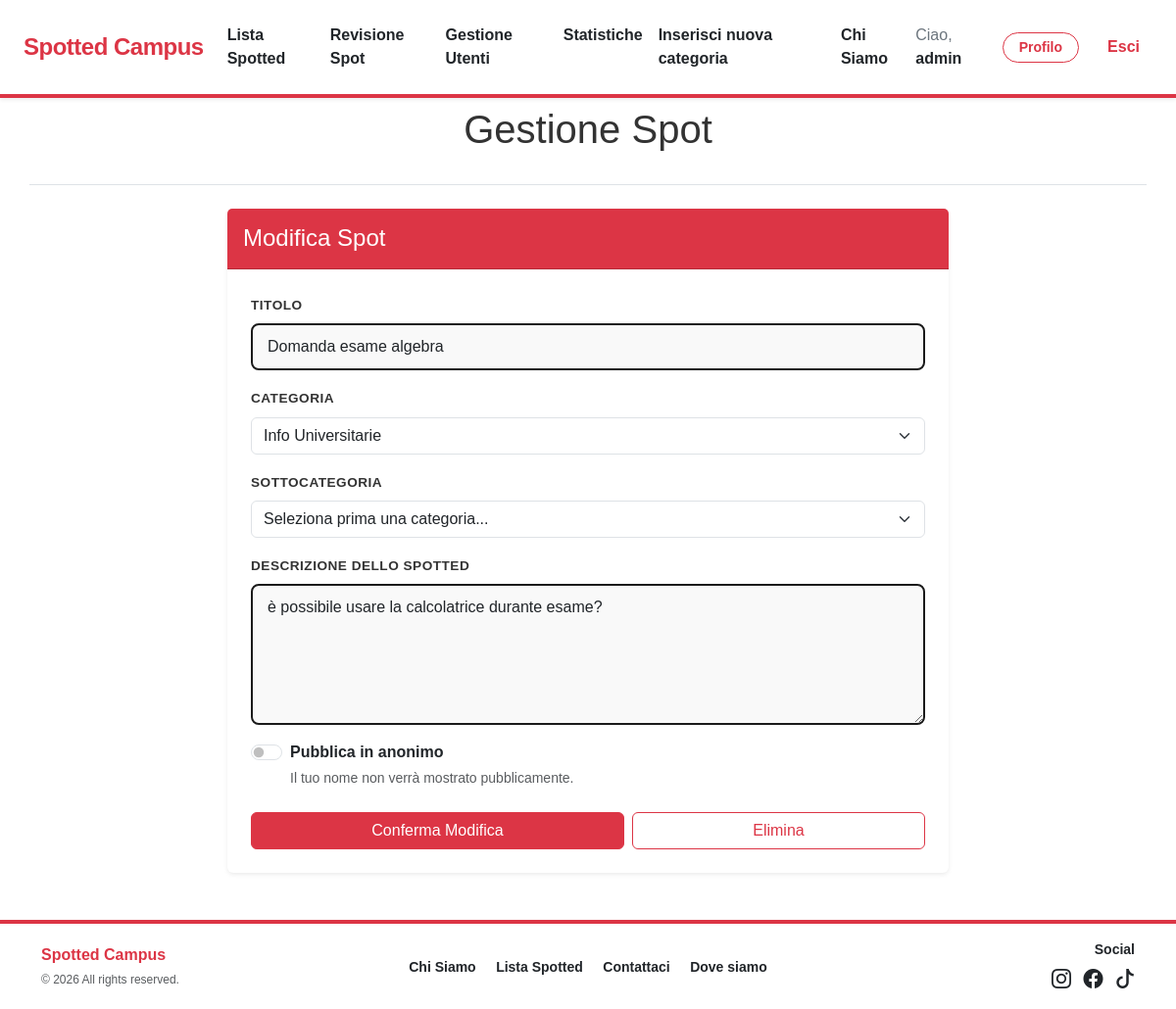
The app's page /gestione-spot.php?id=7 (signed in) with its own data.
### tables this page shows
CREATE TABLE SPOT (
    idSpot INT AUTO_INCREMENT PRIMARY KEY,
    titolo VARCHAR(255) NOT NULL,
    testo TEXT NOT NULL,
    dataInserimento DATETIME DEFAULT CURRENT_TIMESTAMP,
    stato ENUM('in_attesa', 'approvato', 'rifiutato') DEFAULT 'in_attesa',
    isAnonymous BOOLEAN DEFAULT 0,
    idCategoria INT NOT NULL,
    idSottoCategoria INT,
    usernameUtente VARCHAR(100),
    usernameAdminApprovato VARCHAR(100) NULL, 
    dataApprovazione DATETIME NULL,

    FOREIGN KEY (idCategoria) REFERENCES CATEGORIE(idCategoria),
    FOREIGN KEY (idSottoCategoria) REFERENCES SOTTOCATEGORIE(idSottoCategoria) ON DELETE SET NULL,
    FOREIGN KEY (usernameUtente) REFERENCES UTENTI(username) ON DELETE SET NULL,
    FOREIGN KEY (usernameAdminApprovato) REFERENCES UTENTI(username) ON DELETE SET NULL
);

CREATE TABLE CATEGORIE (
    idCategoria INT AUTO_INCREMENT PRIMARY KEY,
    nome VARCHAR(100) UNIQUE NOT NULL
);

### gestione-spot.php (called while the page is built, shortened)
<?php
require_once 'bootstrap.php';
$idSpot = isset($_GET["id"]) ? $_GET["id"] : null;
$spotEsistente = null;
if ($idSpot) {
    $spotEsistente = $dbh->getSpotById($idSpot);
}
$templateParams["titolo"] = "Gestione Spot";
$templateParams["nome"] = "gestione-spot-page.php";
$templateParams["categorie"] = $dbh->getCategories();
$templateParams["spot"] = $spotEsistente;
require 'template/base.php';
?>

### db/database.php (called while the page is built, shortened)
<?php
class DatabaseHelper
{
    private $db;
    public function __construct($servername, $username, $password, $dbname, $port)
    {
        $this->db = new mysqli($servername, $username, $password, $dbname, $port);
    }
    public function getCategories()
    {
        $stmt = $this->db->prepare("SELECT idCategoria,nome FROM CATEGORIE");
        $stmt->execute();
        $result = $stmt->get_result();
        return $result->fetch_all(MYSQLI_ASSOC);
    }
    public function getSpotById($idSpot)
    {
        $stmt = $this->db->prepare("SELECT * FROM SPOT WHERE idSpot = ?");
        $stmt->bind_param('i', $idSpot);
        $stmt->execute();
        return $stmt->get_result()->fetch_assoc();
    }
}

### bootstrap.php (called while the page is built, shortened)
<?php
require_once("db/database.php");
$dbh = new DatabaseHelper("localhost", "root", "", "spotted", 3306);
?>

### template/gestione-spot-page.php (the view, shortened to what this page needs)
<section class="container mt-5" aria-labelledby="form-title">
    <?php if (isset($templateParams["titolo"])): ?>
        <div class="row mb-4 border-bottom pb-4">
            <div class="col-12 text-center">
                <h1 class="display-6"><?php echo $templateParams["titolo"]; ?></h1>
            </div>
        </div>
    <?php endif; ?>
    <div class="row justify-content-center">
        <div class="col-md-8">
            <div class="card shadow-sm border-0">
                <div class="card-header bg-danger text-white py-3">
                    <?php
                    $spot = isset($templateParams["spot"]) ? $templateParams["spot"] : null;
                    $isEdit = ($spot != null);
                    ?>
                    <h2 class="h4 mb-0" id="form-title"><?php echo $isEdit ? "Modifica Spot" : "Crea il tuo Spot"; ?></h2>
                </div>
                <div class="card-body p-4">
                    <form id="form-spot"
                        action="gestione-spot.php<?php echo $isEdit ? '?id=' . $spot['idSpot'] : ''; ?>" method="POST"
                        data-is-edit="<?php echo $isEdit ? 'true' : 'false'; ?>"
                        data-init-cat="<?php echo $isEdit ? $spot['idCategoria'] : ''; ?>"
                        data-init-subcat="<?php echo $isEdit ? $spot['idSottoCategoria'] : ''; ?>" method="POST">
                        <div class="mb-3">
                            <label for="titolo" class="form-label fw-bold">Titolo</label>
                            <input type="text" name="titolo" class="form-control" id="titolo"
                                value="<?php echo $isEdit ? htmlspecialchars($spot['titolo']) : ''; ?>" required>
                        </div>
                        <div class="mb-3">
                            <label for="categoria" class="form-label fw-bold">Categoria</label>
                            <select name="categoria" id="categoria" class="form-select" required>
                                <?php foreach ($templateParams["categorie"] as $cat): ?>
                                    <option value="<?php echo $cat['idCategoria']; ?>" <?php echo ($isEdit && $spot['idCategoria'] == $cat['idCategoria']) ? 'selected' : ''; ?>>
                                        <?php echo $cat['nome']; ?>
                                    </option>
                                <?php endforeach; ?>
                            </select>
                        </div>
                        <div class="mb-3">
                            <label for="sottocategoria" class="form-label fw-bold">Sottocategoria</label>
                            <select name="sottocategoria" id="sottocategoria" class="form-select">
                                <option value="">Seleziona prima una categoria...</option>
                            </select>
                        </div>
                        <div class="mb-3">
                            <label for="testo" class="form-label fw-bold">Descrizione dello Spotted</label>
                            <textarea name="testo" class="form-control" id="testo" rows="5"
                                required><?php echo $isEdit ? htmlspecialchars($spot['testo']) : ''; ?></textarea>
                        </div>
                        <div class="mb-3">
                            <div class="form-check form-switch">
                                <input class="form-check-input" type="checkbox" name="isAnonymous" id="isAnonymous"
                                    value="1" <?php echo ($isEdit && isset($spot['isAnonymous']) && $spot['isAnonymous']) ? 'checked' : ''; ?> aria-describedby="anon-help">
                                <label class="form-check-label fw-bold" for="isAnonymous">
                                    Pubblica in anonimo
                                </label>
                                <div class="form-text" id="anon-help">Il tuo nome non verrà mostrato pubblicamente.</div>
                            </div>
                        </div>
                        <div class="mt-4">
                            <?php if (!$isEdit): ?>
                                <button type="submit" name="azione" value="pubblica"
                                    class="btn btn-danger w-100">Pubblica</button>
                            <?php else: ?>
                                <div class="d-flex gap-2">
                                    <button type="submit" name="azione" value="modifica"
                                        class="btn btn-danger flex-grow-1">Conferma Modifica</button>
                                    <button type="submit" name="azione" value="elimina"
                                        class="btn btn-outline-danger flex-grow-1"
                                        onclick="return confirm('Eliminare definitivamente?')">Elimina</button>
                                </div>
                            <?php endif; ?>
                        </div>
                    </form>
                </div>
            </div>
        </div>
    </div>
</section>

### css/style.css (style rules this page uses)
body { font-family: 'Outfit', sans-serif; background-color: #ffffff; color: #333; margin: 0; }
.form-label { font-weight: 700; color: #333; text-transform: uppercase; font-size: 0.85rem; letter-spacing: 0.5px; }
.form-control { border: 2px solid #1a1a1a; border-radius: 8px; padding: 10px 15px; font-weight: 500; background-color: #f9f9f9; transition: all 0.2s; }

### records on screen
spot: titolo "Domanda esame algebra", categoria "Info Universitarie", testo "è possibile usare la calcolatrice durante esame?"

### other values on screen
$_SESSION["username"] "admin"
$templateParams["titolo"] "Gestione Spot"
